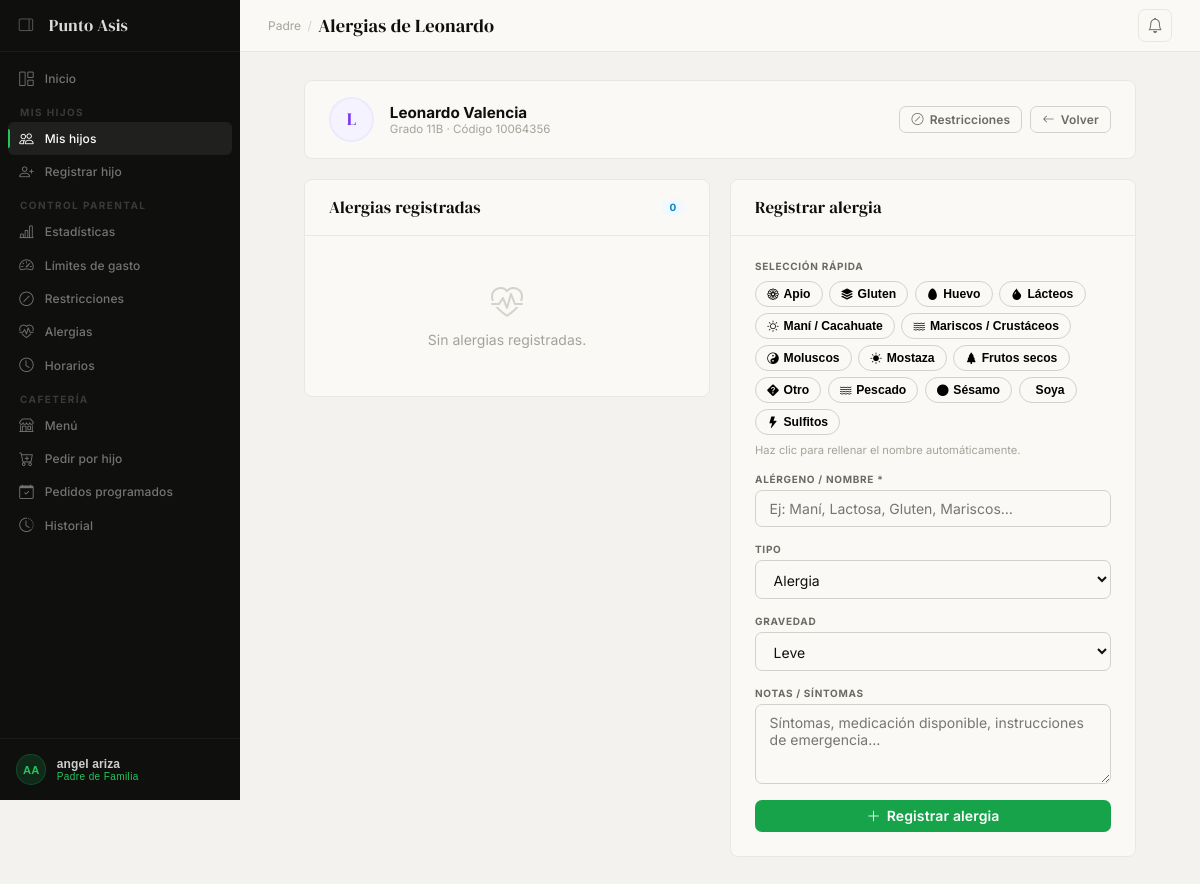
The app's page /padre/hijos/2/alergias/ (signed in) with its own data.
### authentication/models.py (models this page shows, shortened)
class Estudiante(models.Model):
    perfil = models.OneToOneField(Perfil, on_delete=models.CASCADE, related_name='estudiante')
    padre  = models.ForeignKey(
        Padre, on_delete=models.SET_NULL,
        null=True, blank=True, related_name='hijos'
    )
    grado    = models.CharField(max_length=10)   # Ej: "8B", "10A"
    codigo   = models.CharField(max_length=20, unique=True)  # Código estudiantil
    saldo   = models.DecimalField(max_digits=10, decimal_places=2, default=0)
    history = HistoricalRecords()
    class Meta:
        verbose_name = 'Estudiante'
        verbose_name_plural = 'Estudiantes'

class Perfil(models.Model):
    ROL_CHOICES = [
        ('admin',      'Administrador'),
        ('padre',      'Padre de Familia'),
        ('estudiante', 'Estudiante'),
        ('docente',    'Docente'),
        ('empleado',   'Empleado'),
    ]
    user       = models.OneToOneField(User, on_delete=models.CASCADE, related_name='perfil')
    rol        = models.CharField(max_length=20, choices=ROL_CHOICES)
    telefono   = models.CharField(max_length=20, blank=True)
    activo     = models.BooleanField(default=True)  # Admin puede desactivar cualquier cuenta
    created_at = models.DateTimeField(auto_now_add=True)
    class Meta:
        verbose_name = 'Perfil'
        verbose_name_plural = 'Perfiles'

### app_admin/models.py (models this page shows, shortened)
class Alergeno(models.Model):
    CODIGO_CHOICES = [
        ('gluten',    'Gluten'),
        ('lacteos',   'Lácteos'),
        ('huevo',     'Huevo'),
        ('mani',      'Maní / Cacahuate'),
        ('soya',      'Soya'),
        ('nueces',    'Frutos secos'),
        ('mariscos',  'Mariscos / Crustáceos'),
        ('pescado',   'Pescado'),
        ('mostaza',   'Mostaza'),
        ('apio',      'Apio'),
        ('sesamo',    'Sésamo'),
        ('sulfitos',  'Sulfitos'),
        ('moluscos',  'Moluscos'),
        ('otro',      'Otro'),
    ]
    codigo = models.CharField(max_length=20, choices=CODIGO_CHOICES, unique=True)
    icono  = models.CharField(max_length=10, blank=True, help_text='Emoji o clase Bootstrap Icon')
    class Meta:
        verbose_name = 'Alérgeno'
        verbose_name_plural = 'Alérgenos'
        ordering = ['codigo']

### app_padre/views.py (the view)
    @login_required(login_url='/login/')
    def wrapper(request, *args, **kwargs):
        try:
            if request.user.perfil.rol != 'padre':
                messages.error(request, 'Acceso restringido a padres de familia.')
                return redirect('authentication:login')
        except Perfil.DoesNotExist:
            return redirect('authentication:login')
        return view_func(request, *args, **kwargs)

### app_padre/views.py (called while the page is built, shortened)
def padre_required(view_func):
    @login_required(login_url='/login/')
    def wrapper(request, *args, **kwargs):
        try:
            if request.user.perfil.rol != 'padre':
                messages.error(request, 'Acceso restringido a padres de familia.')
                return redirect('authentication:login')
        except Perfil.DoesNotExist:
            return redirect('authentication:login')
        return view_func(request, *args, **kwargs)
    wrapper.__name__ = view_func.__name__
    return wrapper

def _get_padre(request):
    return get_object_or_404(Padre, perfil=request.user.perfil)

def _ctx_padre(padre, extra=None):
    primer_hijo = padre.hijos.order_by('perfil__user__first_name').first()
    ctx = {
        'hijo_sidebar_pk': primer_hijo.pk if primer_hijo else None,
    }
    if extra:
        ctx.update(extra)
    return ctx

@padre_required
def alergias(request, pk):
    padre      = _get_padre(request)
    estudiante = get_object_or_404(Estudiante, pk=pk, padre=padre)
    alergias_qs = AlergiaEstudiante.objects.filter(padre=padre, estudiante=estudiante).order_by('-gravedad', 'nombre')
    return render(request, 'app_padre/alergias.html', _ctx_padre(padre, {
        'padre': padre,
        'estudiante': estudiante,
        'alergias': alergias_qs,
        'TIPO_CHOICES': AlergiaEstudiante.TIPO_CHOICES,
        'GRAVEDAD_CHOICES': AlergiaEstudiante.GRAVEDAD_CHOICES,
        'alergenos_catalogo': Alergeno.objects.all(),
    }))

### app_padre/templates/app_padre/alergias.html (shortened to what this page needs)
{% extends 'app_padre/base_padre.html' %}
{% block page_title %}Alergias de {{ estudiante.perfil.user.first_name }}{% endblock %}
{% block nav_hijos %}active{% endblock %}
{% block content %}
<div style="max-width:52rem;margin:0 auto">
  <div class="card" style="margin-bottom:1.25rem">
    <div class="card-body" style="display:flex;align-items:center;gap:1rem;padding:1rem 1.5rem">
      <div style="width:2.8rem;height:2.8rem;border-radius:50%;background:var(--violet-pale);border:2px solid var(--violet-tint);display:flex;align-items:center;justify-content:center;font-family:var(--serif);font-size:1.1rem;color:var(--violet);flex-shrink:0">
        {{ estudiante.perfil.user.first_name|slice:":1"|upper }}
      </div>
      <div style="flex:1">
        <div style="font-weight:700;font-size:0.95rem">{{ estudiante.perfil.user.get_full_name }}</div>
        <div style="font-size:0.72rem;color:var(--ash)">Grado {{ estudiante.grado }} · Código {{ estudiante.codigo }}</div>
      </div>
      <div style="display:flex;gap:0.5rem">
        <a href="{% url 'app_padre:restricciones' estudiante.pk %}" class="btn btn-ghost btn-sm">
          <i class="bi bi-slash-circle"></i> Restricciones
        </a>
        <a href="{% url 'app_padre:hijos' %}" class="btn btn-ghost btn-sm">
          <i class="bi bi-arrow-left"></i> Volver
        </a>
      </div>
    </div>
  </div>
  <div class="grid-2" style="align-items:start;">
    <div class="card">
      <div class="card-head">
        <span class="card-title">Alergias registradas</span>
        <span class="badge badge-info">{{ alergias.count }}</span>
      </div>
      <div class="card-body" style="padding:0">
        {% if alergias %}
        <div style="display:flex;flex-direction:column">
          {% for a in alergias %}
          <div style="padding:1rem 1.5rem;border-bottom:1px solid var(--mist);{% if not a.activo %}opacity:0.5{% endif %}">
            <div style="display:flex;align-items:flex-start;justify-content:space-between;gap:0.75rem">
              <div style="flex:1">
                <div style="display:flex;align-items:center;gap:0.5rem;margin-bottom:0.3rem">
                  <span style="font-weight:700;font-size:0.9rem">{{ a.nombre }}</span>
                  <span class="badge {% if a.gravedad == 'severa' %}badge-cancelado{% elif a.gravedad == 'moderada' %}badge-low{% else %}badge-info{% endif %}">
                    {{ a.get_gravedad_display }}
                  </span>
                  <span class="badge badge-pendiente">{{ a.get_tipo_display }}</span>
                </div>
                {% if a.notas %}
                  <div style="font-size:0.77rem;color:var(--stone)">{{ a.notas }}</div>
                {% endif %}
              </div>
              <div style="display:flex;gap:0.3rem;flex-shrink:0">
                <form method="post">
                  {% csrf_token %}
                  <input type="hidden" name="accion" value="toggle">
                  <input type="hidden" name="alergia_pk" value="{{ a.pk }}">
                  <button type="submit" class="btn btn-xs btn-ghost" title="{% if a.activo %}Desactivar{% else %}Activar{% endif %}">
                    <i class="bi bi-{% if a.activo %}pause{% else %}play{% endif %}"></i>
                  </button>
                </form>
                <form method="post" onsubmit="return confirm('¿Eliminar esta alergia?')">
                  {% csrf_token %}
                  <input type="hidden" name="accion" value="eliminar">
                  <input type="hidden" name="alergia_pk" value="{{ a.pk }}">
                  <button type="submit" class="btn btn-xs btn-danger">
                    <i class="bi bi-trash"></i>
                  </button>
                </form>
              </div>
            </div>
          </div>
          {% endfor %}
        </div>
        {% else %}
        <div class="empty-state">
          <i class="bi bi-heart-pulse es-icon"></i>
          <p>Sin alergias registradas.</p>
        </div>
        {% endif %}
      </div>
    </div>
    <div class="card">
      <div class="card-head">
        <span class="card-title">Registrar alergia</span>
      </div>
      <div class="card-body">
        <form method="post">
          <div style="display:flex;flex-direction:column;gap:1rem">
            {% if alergenos_catalogo %}
            <div class="field">
              <label>Selección rápida</label>
              <div style="display:flex;flex-wrap:wrap;gap:0.4rem;margin-top:0.3rem;">
                {% for alerg in alergenos_catalogo %}
                <button type="button"
                        onclick="seleccionarAlergeno('{{ alerg.get_codigo_display|escapejs }}')"
                        style="display:inline-flex;align-items:center;gap:0.3rem;padding:0.3rem 0.7rem;border:1px solid var(--fog);border-radius:99px;background:var(--ivory);font-size:0.76rem;font-weight:600;cursor:pointer;transition:all 0.14s;"
                        onmouseover="this.style.borderColor='var(--red)';this.style.background='var(--red-pale)';this.style.color='var(--red)'"
                        onmouseout="this.style.borderColor='var(--fog)';this.style.background='var(--ivory)';this.style.color=''">
                  <i class="bi {% if alerg.icono %}{{ alerg.icono }}{% else %}bi-exclamation-triangle-fill{% endif %}" style="font-size:0.72rem;"></i>
                  {{ alerg.get_codigo_display }}
                </button>
                {% endfor %}
              </div>
              <span class="hint" style="font-size:0.7rem;">Haz clic para rellenar el nombre automáticamente.</span>
            </div>
            {% endif %}
            <div class="field">
              <label>Alérgeno / nombre *</label>
              <input type="text" name="nombre" id="input-nombre-alergia"
                     placeholder="Ej: Maní, Lactosa, Gluten, Mariscos…" required
                     autocomplete="off">
            </div>
            <div class="field">
              <label>Tipo</label>
              <select name="tipo" id="select-tipo-alergia">
                {% for val, lbl in TIPO_CHOICES %}
                  <option value="{{ val }}">{{ lbl }}</option>
                {% endfor %}
              </select>
            </div>
            <div class="field">
              <label>Gravedad</label>
              <select name="gravedad" id="select-gravedad-alergia">
                {% for val, lbl in GRAVEDAD_CHOICES %}
                  <option value="{{ val }}">{{ lbl }}</option>
                {% endfor %}
              </select>
            </div>
            <div class="field">
              <label>Notas / síntomas</label>
              <textarea name="notas" id="textarea-notas-alergia" rows="3"
                        placeholder="Síntomas, medicación disponible, instrucciones de emergencia…"></textarea>
            </div>
            <button type="submit" class="btn btn-primary btn-full">
              <i class="bi bi-plus-lg"></i> Registrar alergia
            </button>
          </div>
        </form>
      </div>
    </div>
  </div>
</div>
{% endblock %}

### app_padre/templates/app_padre/base_padre.html (shortened to what this page needs)
{% load static %}
<!DOCTYPE html>
<html lang="es">
<head>
  <link rel="stylesheet" href="https://cdn.jsdelivr.net/npm/bootstrap-icons@1.11.3/font/bootstrap-icons.min.css">
  <link rel="stylesheet" href="{% static 'css/base.css' %}">
</head>
<body>
<aside class="sidebar" id="sidebar">
  <div class="sb-brand">
    <button class="sb-toggle" onclick="toggleSidebar()" title="Colapsar menú">
      <i class="bi bi-layout-sidebar-reverse" id="sb-toggle-icon"></i>
    </button>
    <span class="sb-wordmark">Punto Asis</span>
  </div>
  <nav class="sb-nav">
    <div class="sb-item">
      <a href="{% url 'app_padre:dashboard' %}" class="sb-link {% block nav_dashboard %}{% endblock %}">
        <i class="bi bi-grid-1x2"></i><span class="sb-label">Inicio</span>
      </a>
    </div>
    <span class="sb-section-label">Mis Hijos</span>
    <div class="sb-item">
      <a href="{% url 'app_padre:hijos' %}" class="sb-link {% block nav_hijos %}{% endblock %}">
        <i class="bi bi-people"></i><span class="sb-label">Mis hijos</span>
      </a>
    </div>
    <div class="sb-item">
      <a href="{% url 'app_padre:crear_estudiante' %}" class="sb-link {% block nav_crear %}{% endblock %}">
        <i class="bi bi-person-plus"></i><span class="sb-label">Registrar hijo</span>
      </a>
    </div>
    <span class="sb-section-label">Control Parental</span>
    <div class="sb-item">
      <a href="{% url 'app_padre:estadisticas' %}" class="sb-link {% block nav_estadisticas %}{% endblock %}">
        <i class="bi bi-bar-chart-line"></i><span class="sb-label">Estadísticas</span>
      </a>
    </div>
    <div class="sb-item">
      <a href="{% if hijo_sidebar_pk %}{% url 'app_padre:limites' hijo_sidebar_pk %}{% else %}{% url 'app_padre:hijos' %}{% endif %}" class="sb-link {% block nav_limites %}{% endblock %}">
        <i class="bi bi-speedometer2"></i><span class="sb-label">Límites de gasto</span>
      </a>
    </div>
    <div class="sb-item">
      <a href="{% if hijo_sidebar_pk %}{% url 'app_padre:restricciones' hijo_sidebar_pk %}{% else %}{% url 'app_padre:hijos' %}{% endif %}" class="sb-link {% block nav_restricciones %}{% endblock %}">
        <i class="bi bi-slash-circle"></i><span class="sb-label">Restricciones</span>
      </a>
    </div>
    <div class="sb-item">
      <a href="{% if hijo_sidebar_pk %}{% url 'app_padre:alergias' hijo_sidebar_pk %}{% else %}{% url 'app_padre:hijos' %}{% endif %}" class="sb-link {% block nav_alergias %}{% endblock %}">
        <i class="bi bi-heart-pulse"></i><span class="sb-label">Alergias</span>
      </a>
    </div>
    <div class="sb-item">
      <a href="{% if hijo_sidebar_pk %}{% url 'app_padre:horarios' hijo_sidebar_pk %}{% else %}{% url 'app_padre:hijos' %}{% endif %}" class="sb-link {% block nav_horarios %}{% endblock %}">
        <i class="bi bi-clock"></i><span class="sb-label">Horarios</span>
      </a>
    </div>
    <span class="sb-section-label">Cafetería</span>
    <div class="sb-item">
      <a href="{% url 'app_padre:menu' %}" class="sb-link {% block nav_menu %}{% endblock %}">
        <i class="bi bi-shop"></i><span class="sb-label">Menú</span>
      </a>
    </div>
    <div class="sb-item">
      <a href="{% if hijo_sidebar_pk %}{% url 'app_padre:pedido_padre' hijo_sidebar_pk %}{% else %}{% url 'app_padre:hijos' %}{% endif %}" class="sb-link {% block nav_pedido_padre %}{% endblock %}">
        <i class="bi bi-cart-plus"></i><span class="sb-label">Pedir por hijo</span>
      </a>
    </div>
    <div class="sb-item">
      <a href="{% if hijo_sidebar_pk %}{% url 'app_padre:pedidos_programados' hijo_sidebar_pk %}{% else %}{% url 'app_padre:hijos' %}{% endif %}" class="sb-link {% block nav_programados %}{% endblock %}">
        <i class="bi bi-calendar-check"></i><span class="sb-label">Pedidos programados</span>
      </a>
    </div>
    <div class="sb-item">
      <a href="{% url 'app_padre:historial' %}" class="sb-link {% block nav_historial %}{% endblock %}">
        <i class="bi bi-clock-history"></i><span class="sb-label">Historial</span>
      </a>
    </div>
  </nav>
  <div class="sb-bottom">
    <div class="sb-bottom-wrap">
      <button class="sb-user-btn" onclick="toggleUserDrop()" id="userBtn">
        <div class="sb-avatar">
          {{ request.user.first_name|first|upper }}{{ request.user.last_name|first|upper }}
        </div>
        <div class="sb-user-info">
          <div class="sb-uname">{{ request.user.get_full_name|default:request.user.email }}</div>
          <div class="sb-urole">Padre de Familia</div>
        </div>
      </button>
    </div>
  </div>
</aside>
<div class="main">
  <header class="topbar">
    <div class="topbar-left">
      <span class="topbar-breadcrumb">Padre</span>
      <span class="topbar-sep">/</span>
      <span class="topbar-title">{% block page_title %}Inicio{% endblock %}</span>
    </div>
    <div class="topbar-right">
      <a href="{% url 'app_padre:notificaciones' %}" class="notif-btn" title="Notificaciones">
        <i class="bi bi-bell"></i>
      </a>
    </div>
  </header>
  <div class="page-body">
    {% block content %}{% endblock %}
  </div>
</div>
</body>
</html>

### records on screen
Estudiante: perfil.user.first_name "Leonardo", perfil.user.first_name "L", perfil.user.get_full_name "Leonardo Valencia", grado "11B", codigo "10064356"
Alergeno: codigo "Apio"
Alergeno: codigo "Gluten"
Alergeno: codigo "Huevo"
Alergeno: codigo "Lácteos"
Alergeno: codigo "Maní / Cacahuate"
Alergeno: codigo "Mariscos / Crustáceos"
Alergeno: codigo "Moluscos"
Alergeno: codigo "Mostaza"
Alergeno: codigo "Frutos secos"
Alergeno: codigo "Otro"
Alergeno: codigo "Pescado"
Alergeno: codigo "Sésamo"
Alergeno: codigo "Soya"
Alergeno: codigo "Sulfitos"

### other values on screen
{{ request.user.first_name|first|upper }} "A"
{{ request.user.last_name|first|upper }} "A"
{{ request.user.get_full_name|default:request.user.email }} "angel ariza"
{{ alergias.count }} "0"
form field tipo "Alergia"
form field gravedad "Leve"
